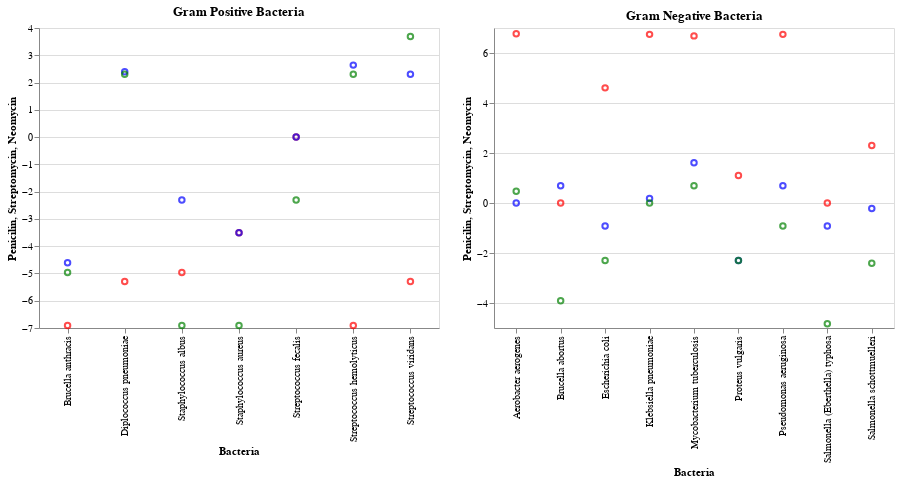

Here is the notebook cell this chart was saved with:
### Code cell
import pandas as pd
import numpy as np
import altair as alt

df = pd.read_csv("antibiotics.csv")
# Delete trailing spaces of the column names
df.columns = [col.strip() for col in df.columns.tolist()]

# Convert values in Penicilin, Streptomycin, and Neomycin columns to log scale
df[['Penicilin', 'Streptomycin', 'Neomycin']] = np.log(df[['Penicilin', 'Streptomycin', 'Neomycin']])

# Create separate dataframes for Gram positive and Gram negative
df_gram_positive = df[df['Gram Staining'] == 'positive']
df_gram_negative = df[df['Gram Staining'] == 'negative']

# Create separate charts for Penicilin, Streptomycin, and Neomycin
p_penicilin_chart = alt.Chart(df_gram_positive).mark_point(color='red').encode(
    x='Bacteria',
    y='Penicilin'
).properties(width=400)

p_streptomycin_chart = alt.Chart(df_gram_positive).mark_point(color='blue').encode(
    x='Bacteria',
    y='Streptomycin'
).properties(width=400)

p_neomycin_chart = alt.Chart(df_gram_positive).mark_point(color='green').encode(
    x='Bacteria',
    y='Neomycin'
).properties(width=400)

# Create separate charts for Penicilin, Streptomycin, and Neomycin
n_penicilin_chart = alt.Chart(df_gram_negative).mark_point(color='red').encode(
    x='Bacteria',
    y='Penicilin'
).properties(width=400)

n_streptomycin_chart = alt.Chart(df_gram_negative).mark_point(color='blue').encode(
    x='Bacteria',
    y='Streptomycin'
).properties(width=400)

n_neomycin_chart = alt.Chart(df_gram_negative).mark_point(color='green').encode(
    x='Bacteria',
    y='Neomycin'
).properties(width=400)

# Combine charts for Gram positive and Gram negative
gram_positive_chart = (p_penicilin_chart + p_streptomycin_chart + p_neomycin_chart).properties(
    title='Gram Positive Bacteria'
)

gram_negative_chart = (n_penicilin_chart + n_streptomycin_chart + n_neomycin_chart).properties(
    title='Gram Negative Bacteria'
)


# Display the charts side by side
(gram_positive_chart | gram_negative_chart)

### Figure 1 — Vega specification as saved in the notebook (floating-point values rounded to 4 significant figures)
{"$schema": "https://vega.github.io/schema/vega/v5.json", "data": [{"name": "source_0"}, {"name": "source_1"}, {"name": "data_0", "values": [{"Bacteria": "Brucella anthracis", "Penicilin": -6.908}, {"Bacteria": "Diplococcus pneumoniae", "Penicilin": -5.298}, {"Bacteria": "Staphylococcus albus ", "Penicilin": -4.962}, {"Bacteria": "Staphylococcus aureus ", "Penicilin": -3.507}, {"Bacteria": "Streptococcus fecalis ", "Penicilin": 0.0}, {"Bacteria": "Streptococcus hemolyticus ", "Penicilin": -6.908}, {"Bacteria": "Streptococcus viridans", "Penicilin": -5.298}]}, {"name": "data_1", "values": [{"Bacteria": "Brucella anthracis", "Streptomycin": -4.605}, {"Bacteria": "Diplococcus pneumoniae", "Streptomycin": 2.398}, {"Bacteria": "Staphylococcus albus ", "Streptomycin": -2.303}, {"Bacteria": "Staphylococcus aureus ", "Streptomycin": -3.507}, {"Bacteria": "Streptococcus fecalis ", "Streptomycin": 0.0}, {"Bacteria": "Streptococcus hemolyticus ", "Streptomycin": 2.639}, {"Bacteria": "Streptococcus viridans", "Streptomycin": 2.303}]}, {"name": "data_2", "values": [{"Bacteria": "Brucella anthracis", "Neomycin": -4.962}, {"Bacteria": "Diplococcus pneumoniae", "Neomycin": 2.303}, {"Bacteria": "Staphylococcus albus ", "Neomycin": -6.908}, {"Bacteria": "Staphylococcus aureus ", "Neomycin": -6.908}, {"Bacteria": "Streptococcus fecalis ", "Neomycin": -2.303}, {"Bacteria": "Streptococcus hemolyticus ", "Neomycin": 2.303}, {"Bacteria": "Streptococcus viridans", "Neomycin": 3.689}]}, {"name": "data_3", "values": [{"Bacteria": "Aerobacter aerogenes", "Penicilin": 6.768}, {"Bacteria": "Brucella abortus", "Penicilin": 0.0}, {"Bacteria": "Escherichia coli", "Penicilin": 4.605}, {"Bacteria": "Klebsiella pneumoniae", "Penicilin": 6.745}, {"Bacteria": "Mycobacterium tuberculosis", "Penicilin": 6.685}, {"Bacteria": "Proteus vulgaris", "Penicilin": 1.099}, {"Bacteria": "Pseudomonas aeruginosa ", "Penicilin": 6.745}, {"Bacteria": "Salmonella (Eberthella) typhosa ", "Penicilin": 0.0}, {"Bacteria": "Salmonella schottmuelleri ", "Penicilin": 2.303}]}, {"name": "data_4", "values": [{"Bacteria": "Aerobacter aerogenes", "Streptomycin": 0.0}, {"Bacteria": "Brucella abortus", "Streptomycin": 0.6931}, {"Bacteria": "Escherichia coli", "Streptomycin": -0.9163}, {"Bacteria": "Klebsiella pneumoniae", "Streptomycin": 0.1823}, {"Bacteria": "Mycobacterium tuberculosis", "Streptomycin": 1.609}, {"Bacteria": "Proteus vulgaris", "Streptomycin": -2.303}, {"Bacteria": "Pseudomonas aeruginosa ", "Streptomycin": 0.6931}, {"Bacteria": "Salmonella (Eberthella) typhosa ", "Streptomycin": -0.9163}, {"Bacteria": "Salmonella schottmuelleri ", "Streptomycin": -0.2231}]}, {"name": "data_5", "values": [{"Bacteria": "Aerobacter aerogenes", "Neomycin": 0.47}, {"Bacteria": "Brucella abortus", "Neomycin": -3.912}, {"Bacteria": "Escherichia coli", "Neomycin": -2.303}, {"Bacteria": "Klebsiella pneumoniae", "Neomycin": 0.0}, {"Bacteria": "Mycobacterium tuberculosis", "Neomycin": 0.6931}, {"Bacteria": "Proteus vulgaris", "Neomycin": -2.303}, {"Bacteria": "Pseudomonas aeruginosa ", "Neomycin": -0.9163}, {"Bacteria": "Salmonella (Eberthella) typhosa ", "Neomycin": -4.828}, {"Bacteria": "Salmonella schottmuelleri ", "Neomycin": -2.408}]}, {"name": "data_0_concat_0_x_domain_Bacteria_0", "values": [{"Bacteria": "Brucella anthracis"}, {"Bacteria": "Diplococcus pneumoniae"}, {"Bacteria": "Staphylococcus albus "}, {"Bacteria": "Staphylococcus aureus "}, {"Bacteria": "Streptococcus fecalis "}, {"Bacteria": "Streptococcus hemolyticus "}, {"Bacteria": "Streptococcus viridans"}]}, {"name": "data_1_concat_0_x_domain_Bacteria_1", "values": [{"Bacteria": "Brucella anthracis"}, {"Bacteria": "Diplococcus pneumoniae"}, {"Bacteria": "Staphylococcus albus "}, {"Bacteria": "Staphylococcus aureus "}, {"Bacteria": "Streptococcus fecalis "}, {"Bacteria": "Streptococcus hemolyticus "}, {"Bacteria": "Streptococcus viridans"}]}, {"name": "data_2_concat_0_x_domain_Bacteria_2", "values": [{"Bacteria": "Brucella anthracis"}, {"Bacteria": "Diplococcus pneumoniae"}, {"Bacteria": "Staphylococcus albus "}, {"Bacteria": "Staphylococcus aureus "}, {"Bacteria": "Streptococcus fecalis "}, {"Bacteria": "Streptococcus hemolyticus "}, {"Bacteria": "Streptococcus viridans"}]}, {"name": "data_3_concat_1_x_domain_Bacteria_0", "values": [{"Bacteria": "Aerobacter aerogenes"}, {"Bacteria": "Brucella abortus"}, {"Bacteria": "Escherichia coli"}, {"Bacteria": "Klebsiella pneumoniae"}, {"Bacteria": "Mycobacterium tuberculosis"}, {"Bacteria": "Proteus vulgaris"}, {"Bacteria": "Pseudomonas aeruginosa "}, {"Bacteria": "Salmonella (Eberthella) typhosa "}, {"Bacteria": "Salmonella schottmuelleri "}]}, {"name": "data_4_concat_1_x_domain_Bacteria_1", "values": [{"Bacteria": "Aerobacter aerogenes"}, {"Bacteria": "Brucella abortus"}, {"Bacteria": "Escherichia coli"}, {"Bacteria": "Klebsiella pneumoniae"}, {"Bacteria": "Mycobacterium tuberculosis"}, {"Bacteria": "Proteus vulgaris"}, {"Bacteria": "Pseudomonas aeruginosa "}, {"Bacteria": "Salmonella (Eberthella) typhosa "}, {"Bacteria": "Salmonella schottmuelleri "}]}, {"name": "data_5_concat_1_x_domain_Bacteria_2", "values": [{"Bacteria": "Aerobacter aerogenes"}, {"Bacteria": "Brucella abortus"}, {"Bacteria": "Escherichia coli"}, {"Bacteria": "Klebsiella pneumoniae"}, {"Bacteria": "Mycobacterium tuberculosis"}, {"Bacteria": "Proteus vulgaris"}, {"Bacteria": "Pseudomonas aeruginosa "}, {"Bacteria": "Salmonella (Eberthella) typhosa "}, {"Bacteria": "Salmonella schottmuelleri "}]}], "signals": [{"name": "childWidth", "value": 400}], "marks": [{"type": "group", "name": "concat_0_group", "encode": {"update": {"width": {"signal": "childWidth"}, "height": {"signal": "height"}}}, "marks": [{"type": "symbol", "name": "concat_0_layer_0_marks", "from": {"data": "data_0"}, "encode": {"update": {"opacity": {"value": 0.7}, "x": {"field": "Bacteria", "scale": "concat_0_x"}, "y": {"field": "Penicilin", "scale": "concat_0_y"}, "ariaRoleDescription": {"value": "point"}, "stroke": {"value": "red"}, "fill": {"value": "transparent"}, "description": {"signal": "\"Bacteria: \" + (isValid(datum[\"Bacteria\"]) ? datum[\"Bacteria\"] : \"\"+datum[\"Bacteria\"]) + \"; Penicilin: \" + (format(datum[\"Penicilin\"], \"\"))"}}}, "style": ["point"]}, {"type": "symbol", "name": "concat_0_layer_1_marks", "from": {"data": "data_1"}, "encode": {"update": {"fill": {"value": "transparent"}, "opacity": {"value": 0.7}, "stroke": {"value": "blue"}, "ariaRoleDescription": {"value": "point"}, "description": {"signal": "\"Bacteria: \" + (isValid(datum[\"Bacteria\"]) ? datum[\"Bacteria\"] : \"\"+datum[\"Bacteria\"]) + \"; Streptomycin: \" + (format(datum[\"Streptomycin\"], \"\"))"}, "x": {"field": "Bacteria", "scale": "concat_0_x"}, "y": {"field": "Streptomycin", "scale": "concat_0_y"}}}, "style": ["point"]}, {"type": "symbol", "name": "concat_0_layer_2_marks", "from": {"data": "data_2"}, "encode": {"update": {"fill": {"value": "transparent"}, "stroke": {"value": "green"}, "opacity": {"value": 0.7}, "description": {"signal": "\"Bacteria: \" + (isValid(datum[\"Bacteria\"]) ? datum[\"Bacteria\"] : \"\"+datum[\"Bacteria\"]) + \"; Neomycin: \" + (format(datum[\"Neomycin\"], \"\"))"}, "x": {"field": "Bacteria", "scale": "concat_0_x"}, "y": {"field": "Neomycin", "scale": "concat_0_y"}, "ariaRoleDescription": {"value": "point"}}}, "style": ["point"]}], "axes": [{"scale": "concat_0_y", "domain": false, "grid": true, "aria": false, "ticks": false, "gridScale": "concat_0_x", "minExtent": 0, "zindex": 0, "orient": "left", "maxExtent": 0, "labels": false, "tickCount": {"signal": "ceil(height/40)"}}, {"scale": "concat_0_x", "orient": "bottom", "labelAlign": "right", "title": "Bacteria", "grid": false, "labelAngle": 270, "labelBaseline": "middle", "zindex": 0}, {"scale": "concat_0_y", "orient": "left", "grid": false, "title": "Penicilin, Streptomycin, Neomycin", "zindex": 0, "tickCount": {"signal": "ceil(height/40)"}, "labelOverlap": true}], "title": {"text": "Gram Positive Bacteria", "frame": "group"}, "style": "cell"}, {"type": "group", "name": "concat_1_group", "encode": {"update": {"width": {"signal": "childWidth"}, "height": {"signal": "height"}}}, "marks": [{"type": "symbol", "name": "concat_1_layer_0_marks", "from": {"data": "data_3"}, "encode": {"update": {"fill": {"value": "transparent"}, "description": {"signal": "\"Bacteria: \" + (isValid(datum[\"Bacteria\"]) ? datum[\"Bacteria\"] : \"\"+datum[\"Bacteria\"]) + \"; Penicilin: \" + (format(datum[\"Penicilin\"], \"\"))"}, "opacity": {"value": 0.7}, "x": {"field": "Bacteria", "scale": "concat_1_x"}, "stroke": {"value": "red"}, "ariaRoleDescription": {"value": "point"}, "y": {"field": "Penicilin", "scale": "concat_1_y"}}}, "style": ["point"]}, {"type": "symbol", "name": "concat_1_layer_1_marks", "from": {"data": "data_4"}, "encode": {"update": {"y": {"field": "Streptomycin", "scale": "concat_1_y"}, "x": {"field": "Bacteria", "scale": "concat_1_x"}, "stroke": {"value": "blue"}, "ariaRoleDescription": {"value": "point"}, "fill": {"value": "transparent"}, "description": {"signal": "\"Bacteria: \" + (isValid(datum[\"Bacteria\"]) ? datum[\"Bacteria\"] : \"\"+datum[\"Bacteria\"]) + \"; Streptomycin: \" + (format(datum[\"Streptomycin\"], \"\"))"}, "opacity": {"value": 0.7}}}, "style": ["point"]}, {"type": "symbol", "name": "concat_1_layer_2_marks", "from": {"data": "data_5"}, "encode": {"update": {"stroke": {"value": "green"}, "fill": {"value": "transparent"}, "opacity": {"value": 0.7}, "ariaRoleDescription": {"value": "point"}, "description": {"signal": "\"Bacteria: \" + (isValid(datum[\"Bacteria\"]) ? datum[\"Bacteria\"] : \"\"+datum[\"Bacteria\"]) + \"; Neomycin: \" + (format(datum[\"Neomycin\"], \"\"))"}, "y": {"field": "Neomycin", "scale": "concat_1_y"}, "x": {"field": "Bacteria", "scale": "concat_1_x"}}}, "style": ["point"]}], "axes": [{"scale": "concat_1_y", "labels": false, "maxExtent": 0, "domain": false, "minExtent": 0, "orient": "left", "gridScale": "concat_1_x", "aria": false, "ticks": false, "zindex": 0, "grid": true, "tickCount": {"signal": "ceil(height/40)"}}, {"scale": "concat_1_x", "grid": false, "orient": "bottom", "title": "Bacteria", "labelAlign": "right", "labelAngle": 270, "labelBaseline": "middle", "zindex": 0}, {"scale": "concat_1_y", "zindex": 0, "orient": "left", "title": "Penicilin, Streptomycin, Neomycin", "labelOverlap": true, "tickCount": {"signal": "ceil(height/40)"}, "grid": false}], "title": {"text": "Gram Negative Bacteria", "frame": "group"}, "style": "cell"}], "scales": [{"name": "concat_0_x", "type": "point", "domain": {"fields": [{"data": "data_0_concat_0_x_domain_Bacteria_0", "field": "Bacteria"}, {"data": "data_1_concat_0_x_domain_Bacteria_1", "field": "Bacteria"}, {"data": "data_2_concat_0_x_domain_Bacteria_2", "field": "Bacteria"}], "sort": true}, "range": [0, {"signal": "childWidth"}], "padding": 0.5}, {"name": "concat_0_y", "type": "linear", "domain": {"fields": [{"data": "data_0", "field": "Penicilin"}, {"data": "data_1", "field": "Streptomycin"}, {"data": "data_2", "field": "Neomycin"}]}, "range": [{"signal": "height"}, 0], "nice": true, "zero": true}, {"name": "concat_1_x", "type": "point", "domain": {"fields": [{"data": "data_3_concat_1_x_domain_Bacteria_0", "field": "Bacteria"}, {"data": "data_4_concat_1_x_domain_Bacteria_1", "field": "Bacteria"}, {"data": "data_5_concat_1_x_domain_Bacteria_2", "field": "Bacteria"}], "sort": true}, "range": [0, {"signal": "childWidth"}], "padding": 0.5}, {"name": "concat_1_y", "type": "linear", "domain": {"fields": [{"data": "data_3", "field": "Penicilin"}, {"data": "data_4", "field": "Streptomycin"}, {"data": "data_5", "field": "Neomycin"}]}, "range": [{"signal": "height"}, 0], "zero": true, "nice": true}], "layout": {"padding": 20, "bounds": "full", "align": "each"}, "background": "white", "height": 300, "padding": 5}
